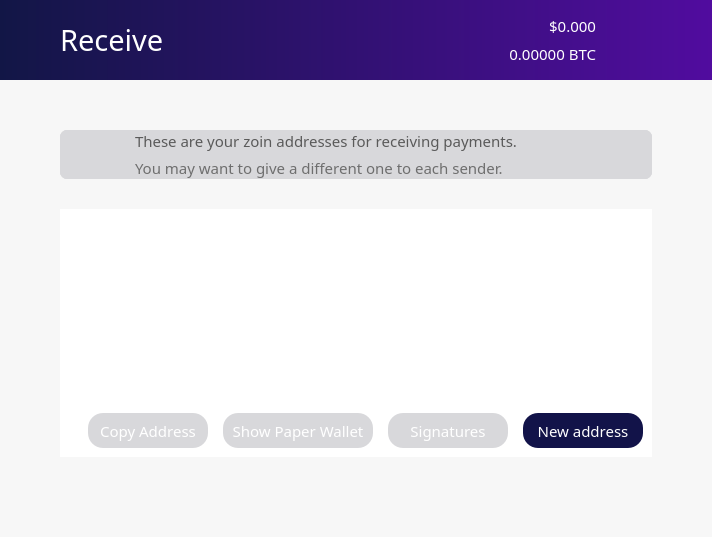
<?xml version="1.0" encoding="UTF-8"?>
<ui version="4.0">
 <class>ReceiveCoinsDialog</class>
 <widget class="QWidget" name="ReceiveCoinsDialog">
  <property name="geometry">
   <rect>
    <x>0</x>
    <y>0</y>
    <width>712</width>
    <height>537</height>
   </rect>
  </property>
  <property name="sizePolicy">
   <sizepolicy hsizetype="Preferred" vsizetype="Preferred">
    <horstretch>0</horstretch>
    <verstretch>0</verstretch>
   </sizepolicy>
  </property>
  <property name="minimumSize">
   <size>
    <width>0</width>
    <height>0</height>
   </size>
  </property>
  <property name="palette">
   <palette>
    <active>
     <colorrole role="WindowText">
      <brush brushstyle="SolidPattern">
       <color alpha="255">
        <red>0</red>
        <green>0</green>
        <blue>0</blue>
       </color>
      </brush>
     </colorrole>
     <colorrole role="Button">
      <brush brushstyle="SolidPattern">
       <color alpha="250">
        <red>247</red>
        <green>247</green>
        <blue>247</blue>
       </color>
      </brush>
     </colorrole>
     <colorrole role="Midlight">
      <brush brushstyle="SolidPattern">
       <color alpha="255">
        <red>255</red>
        <green>255</green>
        <blue>255</blue>
       </color>
      </brush>
     </colorrole>
     <colorrole role="Dark">
      <brush brushstyle="SolidPattern">
       <color alpha="255">
        <red>225</red>
        <green>225</green>
        <blue>225</blue>
       </color>
      </brush>
     </colorrole>
     <colorrole role="Mid">
      <brush brushstyle="SolidPattern">
       <color alpha="255">
        <red>0</red>
        <green>0</green>
        <blue>255</blue>
       </color>
      </brush>
     </colorrole>
     <colorrole role="Text">
      <brush brushstyle="SolidPattern">
       <color alpha="255">
        <red>0</red>
        <green>0</green>
        <blue>0</blue>
       </color>
      </brush>
     </colorrole>
     <colorrole role="BrightText">
      <brush brushstyle="SolidPattern">
       <color alpha="255">
        <red>255</red>
        <green>128</green>
        <blue>0</blue>
       </color>
      </brush>
     </colorrole>
     <colorrole role="ButtonText">
      <brush brushstyle="SolidPattern">
       <color alpha="255">
        <red>0</red>
        <green>0</green>
        <blue>0</blue>
       </color>
      </brush>
     </colorrole>
     <colorrole role="Base">
      <brush brushstyle="SolidPattern">
       <color alpha="250">
        <red>247</red>
        <green>247</green>
        <blue>247</blue>
       </color>
      </brush>
     </colorrole>
     <colorrole role="Window">
      <brush brushstyle="SolidPattern">
       <color alpha="250">
        <red>247</red>
        <green>247</green>
        <blue>247</blue>
       </color>
      </brush>
     </colorrole>
    </active>
    <inactive>
     <colorrole role="WindowText">
      <brush brushstyle="SolidPattern">
       <color alpha="255">
        <red>0</red>
        <green>0</green>
        <blue>0</blue>
       </color>
      </brush>
     </colorrole>
     <colorrole role="Button">
      <brush brushstyle="SolidPattern">
       <color alpha="250">
        <red>247</red>
        <green>247</green>
        <blue>247</blue>
       </color>
      </brush>
     </colorrole>
     <colorrole role="Midlight">
      <brush brushstyle="SolidPattern">
       <color alpha="255">
        <red>255</red>
        <green>255</green>
        <blue>255</blue>
       </color>
      </brush>
     </colorrole>
     <colorrole role="Dark">
      <brush brushstyle="SolidPattern">
       <color alpha="255">
        <red>225</red>
        <green>225</green>
        <blue>225</blue>
       </color>
      </brush>
     </colorrole>
     <colorrole role="Mid">
      <brush brushstyle="SolidPattern">
       <color alpha="255">
        <red>0</red>
        <green>0</green>
        <blue>255</blue>
       </color>
      </brush>
     </colorrole>
     <colorrole role="Text">
      <brush brushstyle="SolidPattern">
       <color alpha="255">
        <red>0</red>
        <green>0</green>
        <blue>0</blue>
       </color>
      </brush>
     </colorrole>
     <colorrole role="BrightText">
      <brush brushstyle="SolidPattern">
       <color alpha="255">
        <red>255</red>
        <green>128</green>
        <blue>0</blue>
       </color>
      </brush>
     </colorrole>
     <colorrole role="ButtonText">
      <brush brushstyle="SolidPattern">
       <color alpha="255">
        <red>0</red>
        <green>0</green>
        <blue>0</blue>
       </color>
      </brush>
     </colorrole>
     <colorrole role="Base">
      <brush brushstyle="SolidPattern">
       <color alpha="250">
        <red>247</red>
        <green>247</green>
        <blue>247</blue>
       </color>
      </brush>
     </colorrole>
     <colorrole role="Window">
      <brush brushstyle="SolidPattern">
       <color alpha="250">
        <red>247</red>
        <green>247</green>
        <blue>247</blue>
       </color>
      </brush>
     </colorrole>
    </inactive>
    <disabled>
     <colorrole role="WindowText">
      <brush brushstyle="SolidPattern">
       <color alpha="255">
        <red>225</red>
        <green>225</green>
        <blue>225</blue>
       </color>
      </brush>
     </colorrole>
     <colorrole role="Button">
      <brush brushstyle="SolidPattern">
       <color alpha="250">
        <red>247</red>
        <green>247</green>
        <blue>247</blue>
       </color>
      </brush>
     </colorrole>
     <colorrole role="Midlight">
      <brush brushstyle="SolidPattern">
       <color alpha="255">
        <red>255</red>
        <green>255</green>
        <blue>255</blue>
       </color>
      </brush>
     </colorrole>
     <colorrole role="Dark">
      <brush brushstyle="SolidPattern">
       <color alpha="255">
        <red>225</red>
        <green>225</green>
        <blue>225</blue>
       </color>
      </brush>
     </colorrole>
     <colorrole role="Mid">
      <brush brushstyle="SolidPattern">
       <color alpha="255">
        <red>0</red>
        <green>0</green>
        <blue>255</blue>
       </color>
      </brush>
     </colorrole>
     <colorrole role="Text">
      <brush brushstyle="SolidPattern">
       <color alpha="255">
        <red>225</red>
        <green>225</green>
        <blue>225</blue>
       </color>
      </brush>
     </colorrole>
     <colorrole role="BrightText">
      <brush brushstyle="SolidPattern">
       <color alpha="255">
        <red>255</red>
        <green>128</green>
        <blue>0</blue>
       </color>
      </brush>
     </colorrole>
     <colorrole role="ButtonText">
      <brush brushstyle="SolidPattern">
       <color alpha="255">
        <red>225</red>
        <green>225</green>
        <blue>225</blue>
       </color>
      </brush>
     </colorrole>
     <colorrole role="Base">
      <brush brushstyle="SolidPattern">
       <color alpha="250">
        <red>247</red>
        <green>247</green>
        <blue>247</blue>
       </color>
      </brush>
     </colorrole>
     <colorrole role="Window">
      <brush brushstyle="SolidPattern">
       <color alpha="250">
        <red>247</red>
        <green>247</green>
        <blue>247</blue>
       </color>
      </brush>
     </colorrole>
    </disabled>
   </palette>
  </property>
  <property name="font">
   <font>
    <family>Snell Roundhand</family>
   </font>
  </property>
  <property name="windowTitle">
   <string>Form</string>
  </property>
  <property name="autoFillBackground">
   <bool>false</bool>
  </property>
  <property name="styleSheet">
   <string notr="true">background-color:rgba(247, 247, 247, 250);
border:0;
</string>
  </property>
  <layout class="QVBoxLayout" name="topLayout">
   <property name="spacing">
    <number>0</number>
   </property>
   <property name="leftMargin">
    <number>0</number>
   </property>
   <property name="topMargin">
    <number>0</number>
   </property>
   <property name="rightMargin">
    <number>0</number>
   </property>
   <property name="bottomMargin">
    <number>0</number>
   </property>
   <item>
    <layout class="QHBoxLayout" name="horizontalLayout" stretch="0">
     <property name="spacing">
      <number>0</number>
     </property>
     <item>
      <layout class="QVBoxLayout" name="verticalLayout_2" stretch="0,0,0">
       <item>
        <layout class="QHBoxLayout" name="Nav">
         <property name="spacing">
          <number>0</number>
         </property>
         <property name="sizeConstraint">
          <enum>QLayout::SetDefaultConstraint</enum>
         </property>
         <property name="topMargin">
          <number>0</number>
         </property>
         <item>
          <widget class="QFrame" name="NavBar">
           <property name="sizePolicy">
            <sizepolicy hsizetype="Preferred" vsizetype="Preferred">
             <horstretch>0</horstretch>
             <verstretch>0</verstretch>
            </sizepolicy>
           </property>
           <property name="minimumSize">
            <size>
             <width>0</width>
             <height>80</height>
            </size>
           </property>
           <property name="maximumSize">
            <size>
             <width>16777215</width>
             <height>80</height>
            </size>
           </property>
           <property name="layoutDirection">
            <enum>Qt::LeftToRight</enum>
           </property>
           <property name="autoFillBackground">
            <bool>false</bool>
           </property>
           <property name="styleSheet">
            <string notr="true">background: QLinearGradient(x1: 0, y1: 0, x2: 1, y2: 0, stop: 0 #121646, stop: 1 #510c9f);
border:0;
</string>
           </property>
           <property name="frameShape">
            <enum>QFrame::StyledPanel</enum>
           </property>
           <property name="frameShadow">
            <enum>QFrame::Raised</enum>
           </property>
           <layout class="QHBoxLayout" name="horizontalLayout_3">
            <property name="spacing">
             <number>6</number>
            </property>
            <property name="leftMargin">
             <number>60</number>
            </property>
            <property name="topMargin">
             <number>0</number>
            </property>
            <property name="rightMargin">
             <number>60</number>
            </property>
            <property name="bottomMargin">
             <number>0</number>
            </property>
            <item>
             <widget class="QLabel" name="label_2">
              <property name="sizePolicy">
               <sizepolicy hsizetype="Preferred" vsizetype="Preferred">
                <horstretch>0</horstretch>
                <verstretch>0</verstretch>
               </sizepolicy>
              </property>
              <property name="font">
               <font>
                <family>ZoinLight</family>
                <pointsize>22</pointsize>
               </font>
              </property>
              <property name="autoFillBackground">
               <bool>false</bool>
              </property>
              <property name="styleSheet">
               <string notr="true">color:white;
background-color: rgba(255, 255, 255,0);</string>
              </property>
              <property name="text">
               <string>Receive</string>
              </property>
              <property name="indent">
               <number>0</number>
              </property>
             </widget>
            </item>
            <item>
             <layout class="QVBoxLayout" name="verticalLayout_5">
              <item>
               <widget class="QLabel" name="priceUSD">
                <property name="font">
                 <font>
                  <family>ZoinMedium</family>
                  <pointsize>11</pointsize>
                  <weight>50</weight>
                  <bold>false</bold>
                 </font>
                </property>
                <property name="styleSheet">
                 <string notr="true">background-color: rgb(0,0,0,0);
color: white;</string>
                </property>
                <property name="text">
                 <string>$0.000</string>
                </property>
                <property name="alignment">
                 <set>Qt::AlignBottom|Qt::AlignRight|Qt::AlignTrailing</set>
                </property>
               </widget>
              </item>
              <item>
               <widget class="QLabel" name="priceBTC">
                <property name="font">
                 <font>
                  <family>ZoinLight</family>
                  <pointsize>11</pointsize>
                  <weight>50</weight>
                  <bold>false</bold>
                 </font>
                </property>
                <property name="styleSheet">
                 <string notr="true">background-color: rgb(0,0,0,0);
color: white;</string>
                </property>
                <property name="text">
                 <string>0.00000 BTC</string>
                </property>
                <property name="alignment">
                 <set>Qt::AlignRight|Qt::AlignTop|Qt::AlignTrailing</set>
                </property>
               </widget>
              </item>
             </layout>
            </item>
            <item>
             <widget class="QPushButton" name="pushButton">
              <property name="maximumSize">
               <size>
                <width>50</width>
                <height>80</height>
               </size>
              </property>
              <property name="styleSheet">
               <string notr="true">background: rgb(0,0,0,0);</string>
              </property>
              <property name="text">
               <string/>
              </property>
              <property name="icon">
               <iconset>
                <normaloff>:/icons/Exports_45</normaloff>:/icons/Exports_45</iconset>
              </property>
              <property name="iconSize">
               <size>
                <width>70</width>
                <height>70</height>
               </size>
              </property>
             </widget>
            </item>
           </layout>
          </widget>
         </item>
        </layout>
       </item>
       <item>
        <widget class="QFrame" name="frame">
         <property name="palette">
          <palette>
           <active>
            <colorrole role="Button">
             <brush brushstyle="SolidPattern">
              <color alpha="250">
               <red>247</red>
               <green>247</green>
               <blue>247</blue>
              </color>
             </brush>
            </colorrole>
            <colorrole role="Base">
             <brush brushstyle="SolidPattern">
              <color alpha="250">
               <red>247</red>
               <green>247</green>
               <blue>247</blue>
              </color>
             </brush>
            </colorrole>
            <colorrole role="Window">
             <brush brushstyle="SolidPattern">
              <color alpha="250">
               <red>247</red>
               <green>247</green>
               <blue>247</blue>
              </color>
             </brush>
            </colorrole>
           </active>
           <inactive>
            <colorrole role="Button">
             <brush brushstyle="SolidPattern">
              <color alpha="250">
               <red>247</red>
               <green>247</green>
               <blue>247</blue>
              </color>
             </brush>
            </colorrole>
            <colorrole role="Base">
             <brush brushstyle="SolidPattern">
              <color alpha="250">
               <red>247</red>
               <green>247</green>
               <blue>247</blue>
              </color>
             </brush>
            </colorrole>
            <colorrole role="Window">
             <brush brushstyle="SolidPattern">
              <color alpha="250">
               <red>247</red>
               <green>247</green>
               <blue>247</blue>
              </color>
             </brush>
            </colorrole>
           </inactive>
           <disabled>
            <colorrole role="Button">
             <brush brushstyle="SolidPattern">
              <color alpha="250">
               <red>247</red>
               <green>247</green>
               <blue>247</blue>
              </color>
             </brush>
            </colorrole>
            <colorrole role="Base">
             <brush brushstyle="SolidPattern">
              <color alpha="250">
               <red>247</red>
               <green>247</green>
               <blue>247</blue>
              </color>
             </brush>
            </colorrole>
            <colorrole role="Window">
             <brush brushstyle="SolidPattern">
              <color alpha="250">
               <red>247</red>
               <green>247</green>
               <blue>247</blue>
              </color>
             </brush>
            </colorrole>
           </disabled>
          </palette>
         </property>
         <property name="styleSheet">
          <string notr="true"/>
         </property>
         <property name="frameShape">
          <enum>QFrame::NoFrame</enum>
         </property>
         <property name="frameShadow">
          <enum>QFrame::Raised</enum>
         </property>
         <property name="lineWidth">
          <number>1</number>
         </property>
         <property name="midLineWidth">
          <number>0</number>
         </property>
         <layout class="QVBoxLayout" name="verticalLayout_4">
          <property name="spacing">
           <number>0</number>
          </property>
          <property name="leftMargin">
           <number>60</number>
          </property>
          <property name="topMargin">
           <number>50</number>
          </property>
          <property name="rightMargin">
           <number>60</number>
          </property>
          <property name="bottomMargin">
           <number>0</number>
          </property>
          <item>
           <widget class="QFrame" name="balance_frame">
            <property name="enabled">
             <bool>true</bool>
            </property>
            <property name="palette">
             <palette>
              <active>
               <colorrole role="Button">
                <brush brushstyle="SolidPattern">
                 <color alpha="255">
                  <red>216</red>
                  <green>216</green>
                  <blue>219</blue>
                 </color>
                </brush>
               </colorrole>
               <colorrole role="Base">
                <brush brushstyle="SolidPattern">
                 <color alpha="255">
                  <red>216</red>
                  <green>216</green>
                  <blue>219</blue>
                 </color>
                </brush>
               </colorrole>
               <colorrole role="Window">
                <brush brushstyle="SolidPattern">
                 <color alpha="255">
                  <red>216</red>
                  <green>216</green>
                  <blue>219</blue>
                 </color>
                </brush>
               </colorrole>
              </active>
              <inactive>
               <colorrole role="Button">
                <brush brushstyle="SolidPattern">
                 <color alpha="255">
                  <red>216</red>
                  <green>216</green>
                  <blue>219</blue>
                 </color>
                </brush>
               </colorrole>
               <colorrole role="Base">
                <brush brushstyle="SolidPattern">
                 <color alpha="255">
                  <red>216</red>
                  <green>216</green>
                  <blue>219</blue>
                 </color>
                </brush>
               </colorrole>
               <colorrole role="Window">
                <brush brushstyle="SolidPattern">
                 <color alpha="255">
                  <red>216</red>
                  <green>216</green>
                  <blue>219</blue>
                 </color>
                </brush>
               </colorrole>
              </inactive>
              <disabled>
               <colorrole role="Button">
                <brush brushstyle="SolidPattern">
                 <color alpha="255">
                  <red>216</red>
                  <green>216</green>
                  <blue>219</blue>
                 </color>
                </brush>
               </colorrole>
               <colorrole role="Base">
                <brush brushstyle="SolidPattern">
                 <color alpha="255">
                  <red>216</red>
                  <green>216</green>
                  <blue>219</blue>
                 </color>
                </brush>
               </colorrole>
               <colorrole role="Window">
                <brush brushstyle="SolidPattern">
                 <color alpha="255">
                  <red>216</red>
                  <green>216</green>
                  <blue>219</blue>
                 </color>
                </brush>
               </colorrole>
              </disabled>
             </palette>
            </property>
            <property name="contextMenuPolicy">
             <enum>Qt::DefaultContextMenu</enum>
            </property>
            <property name="styleSheet">
             <string notr="true">background-color: rgb(216, 216, 219);
border:0;
border-radius:7px;
border-style:solid;</string>
            </property>
            <property name="frameShape">
             <enum>QFrame::StyledPanel</enum>
            </property>
            <property name="frameShadow">
             <enum>QFrame::Plain</enum>
            </property>
            <property name="lineWidth">
             <number>1</number>
            </property>
            <layout class="QHBoxLayout" name="horizontalLayout_4">
             <property name="spacing">
              <number>0</number>
             </property>
             <property name="sizeConstraint">
              <enum>QLayout::SetDefaultConstraint</enum>
             </property>
             <property name="leftMargin">
              <number>0</number>
             </property>
             <property name="topMargin">
              <number>0</number>
             </property>
             <property name="rightMargin">
              <number>0</number>
             </property>
             <property name="bottomMargin">
              <number>0</number>
             </property>
             <item>
              <widget class="QPushButton" name="pushButton_3">
               <property name="sizePolicy">
                <sizepolicy hsizetype="Fixed" vsizetype="Preferred">
                 <horstretch>0</horstretch>
                 <verstretch>0</verstretch>
                </sizepolicy>
               </property>
               <property name="minimumSize">
                <size>
                 <width>75</width>
                 <height>0</height>
                </size>
               </property>
               <property name="text">
                <string/>
               </property>
               <property name="icon">
                <iconset>
                 <normaloff>:/icons/Exports_47</normaloff>:/icons/Exports_47</iconset>
               </property>
               <property name="iconSize">
                <size>
                 <width>70</width>
                 <height>70</height>
                </size>
               </property>
              </widget>
             </item>
             <item>
              <layout class="QVBoxLayout" name="verticalLayout_6">
               <property name="spacing">
                <number>5</number>
               </property>
               <property name="leftMargin">
                <number>0</number>
               </property>
               <property name="topMargin">
                <number>0</number>
               </property>
               <property name="bottomMargin">
                <number>0</number>
               </property>
               <item>
                <widget class="QLabel" name="label_3">
                 <property name="enabled">
                  <bool>false</bool>
                 </property>
                 <property name="sizePolicy">
                  <sizepolicy hsizetype="Preferred" vsizetype="Preferred">
                   <horstretch>0</horstretch>
                   <verstretch>0</verstretch>
                  </sizepolicy>
                 </property>
                 <property name="font">
                  <font>
                   <family>ZoinMedium</family>
                   <pointsize>11</pointsize>
                   <weight>50</weight>
                   <bold>false</bold>
                  </font>
                 </property>
                 <property name="layoutDirection">
                  <enum>Qt::LeftToRight</enum>
                 </property>
                 <property name="autoFillBackground">
                  <bool>false</bool>
                 </property>
                 <property name="styleSheet">
                  <string notr="true">color: rgb(90, 90, 90);</string>
                 </property>
                 <property name="text">
                  <string>These are your zoin addresses for receiving payments.</string>
                 </property>
                 <property name="alignment">
                  <set>Qt::AlignBottom|Qt::AlignLeading|Qt::AlignLeft</set>
                 </property>
                 <property name="indent">
                  <number>-1</number>
                 </property>
                </widget>
               </item>
               <item>
                <widget class="QLabel" name="labelUnconfirmed">
                 <property name="enabled">
                  <bool>false</bool>
                 </property>
                 <property name="sizePolicy">
                  <sizepolicy hsizetype="Preferred" vsizetype="Preferred">
                   <horstretch>0</horstretch>
                   <verstretch>0</verstretch>
                  </sizepolicy>
                 </property>
                 <property name="font">
                  <font>
                   <family>ZoinLight</family>
                   <pointsize>11</pointsize>
                   <weight>50</weight>
                   <bold>false</bold>
                  </font>
                 </property>
                 <property name="cursor">
                  <cursorShape>IBeamCursor</cursorShape>
                 </property>
                 <property name="toolTip">
                  <string>Total of transactions that have yet to be confirmed, and do not yet count toward the current balance</string>
                 </property>
                 <property name="layoutDirection">
                  <enum>Qt::LeftToRight</enum>
                 </property>
                 <property name="styleSheet">
                  <string notr="true">color: rgb(110, 110, 110);</string>
                 </property>
                 <property name="text">
                  <string notr="true">You may want to give a different one to each sender.</string>
                 </property>
                 <property name="alignment">
                  <set>Qt::AlignLeading|Qt::AlignLeft|Qt::AlignTop</set>
                 </property>
                 <property name="textInteractionFlags">
                  <set>Qt::LinksAccessibleByMouse|Qt::TextSelectableByKeyboard|Qt::TextSelectableByMouse</set>
                 </property>
                </widget>
               </item>
              </layout>
             </item>
            </layout>
           </widget>
          </item>
          <item>
           <layout class="QVBoxLayout" name="verticalLayout_11">
            <property name="topMargin">
             <number>30</number>
            </property>
           </layout>
          </item>
          <item>
           <widget class="QFrame" name="frame_4">
            <property name="palette">
             <palette>
              <active>
               <colorrole role="Button">
                <brush brushstyle="SolidPattern">
                 <color alpha="255">
                  <red>216</red>
                  <green>216</green>
                  <blue>219</blue>
                 </color>
                </brush>
               </colorrole>
               <colorrole role="Base">
                <brush brushstyle="SolidPattern">
                 <color alpha="255">
                  <red>216</red>
                  <green>216</green>
                  <blue>219</blue>
                 </color>
                </brush>
               </colorrole>
               <colorrole role="Window">
                <brush brushstyle="SolidPattern">
                 <color alpha="255">
                  <red>216</red>
                  <green>216</green>
                  <blue>219</blue>
                 </color>
                </brush>
               </colorrole>
              </active>
              <inactive>
               <colorrole role="Button">
                <brush brushstyle="SolidPattern">
                 <color alpha="255">
                  <red>216</red>
                  <green>216</green>
                  <blue>219</blue>
                 </color>
                </brush>
               </colorrole>
               <colorrole role="Base">
                <brush brushstyle="SolidPattern">
                 <color alpha="255">
                  <red>216</red>
                  <green>216</green>
                  <blue>219</blue>
                 </color>
                </brush>
               </colorrole>
               <colorrole role="Window">
                <brush brushstyle="SolidPattern">
                 <color alpha="255">
                  <red>216</red>
                  <green>216</green>
                  <blue>219</blue>
                 </color>
                </brush>
               </colorrole>
              </inactive>
              <disabled>
               <colorrole role="Button">
                <brush brushstyle="SolidPattern">
                 <color alpha="255">
                  <red>216</red>
                  <green>216</green>
                  <blue>219</blue>
                 </color>
                </brush>
               </colorrole>
               <colorrole role="Base">
                <brush brushstyle="SolidPattern">
                 <color alpha="255">
                  <red>216</red>
                  <green>216</green>
                  <blue>219</blue>
                 </color>
                </brush>
               </colorrole>
               <colorrole role="Window">
                <brush brushstyle="SolidPattern">
                 <color alpha="255">
                  <red>216</red>
                  <green>216</green>
                  <blue>219</blue>
                 </color>
                </brush>
               </colorrole>
              </disabled>
             </palette>
            </property>
            <property name="styleSheet">
             <string notr="true">background-color: rgb(216, 216, 219);
border:0;</string>
            </property>
            <property name="frameShape">
             <enum>QFrame::StyledPanel</enum>
            </property>
            <property name="frameShadow">
             <enum>QFrame::Raised</enum>
            </property>
            <layout class="QVBoxLayout" name="verticalLayout">
             <property name="spacing">
              <number>0</number>
             </property>
             <property name="leftMargin">
              <number>0</number>
             </property>
             <property name="topMargin">
              <number>0</number>
             </property>
             <property name="rightMargin">
              <number>0</number>
             </property>
             <property name="bottomMargin">
              <number>0</number>
             </property>
             <item>
              <widget class="QTableView" name="tableView">
               <property name="palette">
                <palette>
                 <active>
                  <colorrole role="Button">
                   <brush brushstyle="SolidPattern">
                    <color alpha="255">
                     <red>255</red>
                     <green>255</green>
                     <blue>255</blue>
                    </color>
                   </brush>
                  </colorrole>
                  <colorrole role="Base">
                   <brush brushstyle="SolidPattern">
                    <color alpha="255">
                     <red>255</red>
                     <green>255</green>
                     <blue>255</blue>
                    </color>
                   </brush>
                  </colorrole>
                  <colorrole role="Window">
                   <brush brushstyle="SolidPattern">
                    <color alpha="255">
                     <red>255</red>
                     <green>255</green>
                     <blue>255</blue>
                    </color>
                   </brush>
                  </colorrole>
                 </active>
                 <inactive>
                  <colorrole role="Button">
                   <brush brushstyle="SolidPattern">
                    <color alpha="255">
                     <red>255</red>
                     <green>255</green>
                     <blue>255</blue>
                    </color>
                   </brush>
                  </colorrole>
                  <colorrole role="Base">
                   <brush brushstyle="SolidPattern">
                    <color alpha="255">
                     <red>255</red>
                     <green>255</green>
                     <blue>255</blue>
                    </color>
                   </brush>
                  </colorrole>
                  <colorrole role="Window">
                   <brush brushstyle="SolidPattern">
                    <color alpha="255">
                     <red>255</red>
                     <green>255</green>
                     <blue>255</blue>
                    </color>
                   </brush>
                  </colorrole>
                 </inactive>
                 <disabled>
                  <colorrole role="Button">
                   <brush brushstyle="SolidPattern">
                    <color alpha="255">
                     <red>255</red>
                     <green>255</green>
                     <blue>255</blue>
                    </color>
                   </brush>
                  </colorrole>
                  <colorrole role="Base">
                   <brush brushstyle="SolidPattern">
                    <color alpha="255">
                     <red>255</red>
                     <green>255</green>
                     <blue>255</blue>
                    </color>
                   </brush>
                  </colorrole>
                  <colorrole role="Window">
                   <brush brushstyle="SolidPattern">
                    <color alpha="255">
                     <red>255</red>
                     <green>255</green>
                     <blue>255</blue>
                    </color>
                   </brush>
                  </colorrole>
                 </disabled>
                </palette>
               </property>
               <property name="font">
                <font>
                 <family>ZoinRegular</family>
                 <pointsize>12</pointsize>
                </font>
               </property>
               <property name="styleSheet">
                <string notr="true">background-color: rgb(255, 255, 255);
border:0;</string>
               </property>
               <property name="lineWidth">
                <number>0</number>
               </property>
               <property name="showDropIndicator" stdset="0">
                <bool>false</bool>
               </property>
               <property name="selectionBehavior">
                <enum>QAbstractItemView::SelectRows</enum>
               </property>
               <property name="showGrid">
                <bool>false</bool>
               </property>
               <property name="gridStyle">
                <enum>Qt::NoPen</enum>
               </property>
               <property name="wordWrap">
                <bool>false</bool>
               </property>
               <property name="cornerButtonEnabled">
                <bool>false</bool>
               </property>
               <attribute name="horizontalHeaderVisible">
                <bool>true</bool>
               </attribute>
               <attribute name="verticalHeaderVisible">
                <bool>false</bool>
               </attribute>
              </widget>
             </item>
             <item>
              <widget class="QFrame" name="frame_3">
               <property name="styleSheet">
                <string notr="true">color:white;
background-color: rgb(255,255,255);
border:0;
</string>
               </property>
               <property name="frameShape">
                <enum>QFrame::StyledPanel</enum>
               </property>
               <property name="frameShadow">
                <enum>QFrame::Raised</enum>
               </property>
               <layout class="QHBoxLayout" name="horizontalLayout_5">
                <property name="spacing">
                 <number>15</number>
                </property>
                <item>
                 <spacer name="horizontalSpacer">
                  <property name="orientation">
                   <enum>Qt::Horizontal</enum>
                  </property>
                  <property name="sizeHint" stdset="0">
                   <size>
                    <width>40</width>
                    <height>20</height>
                   </size>
                  </property>
                 </spacer>
                </item>
                <item>
                 <widget class="QPushButton" name="copyAddress">
                  <property name="sizePolicy">
                   <sizepolicy hsizetype="Fixed" vsizetype="Fixed">
                    <horstretch>0</horstretch>
                    <verstretch>0</verstretch>
                   </sizepolicy>
                  </property>
                  <property name="font">
                   <font>
                    <family>ZoinRegular</family>
                    <pointsize>11</pointsize>
                    <weight>50</weight>
                    <bold>false</bold>
                   </font>
                  </property>
                  <property name="styleSheet">
                   <string notr="true">background-color: rgb(216, 216, 219);
color: white;
border-radius:15px;
height:35px;
width:120px;
border-color:gray;
border-width:0px;
border-style:solid;</string>
                  </property>
                  <property name="text">
                   <string>Copy Address</string>
                  </property>
                 </widget>
                </item>
                <item>
                 <widget class="QPushButton" name="showPaperWallet">
                  <property name="sizePolicy">
                   <sizepolicy hsizetype="Fixed" vsizetype="Fixed">
                    <horstretch>0</horstretch>
                    <verstretch>0</verstretch>
                   </sizepolicy>
                  </property>
                  <property name="minimumSize">
                   <size>
                    <width>150</width>
                    <height>0</height>
                   </size>
                  </property>
                  <property name="font">
                   <font>
                    <family>ZoinRegular</family>
                    <pointsize>11</pointsize>
                    <weight>50</weight>
                    <bold>false</bold>
                   </font>
                  </property>
                  <property name="styleSheet">
                   <string notr="true">background-color: rgb(216, 216, 219);
color: white;
border-radius:15px;
height:35px;
width:120px;
border-color:gray;
border-width:0px;
border-style:solid;</string>
                  </property>
                  <property name="text">
                   <string>Show Paper Wallet</string>
                  </property>
                 </widget>
                </item>
                <item>
                 <widget class="QPushButton" name="signMessage">
                  <property name="sizePolicy">
                   <sizepolicy hsizetype="Fixed" vsizetype="Fixed">
                    <horstretch>0</horstretch>
                    <verstretch>0</verstretch>
                   </sizepolicy>
                  </property>
                  <property name="font">
                   <font>
                    <family>ZoinRegular</family>
                    <pointsize>11</pointsize>
                    <weight>50</weight>
                    <bold>false</bold>
                   </font>
                  </property>
                  <property name="styleSheet">
                   <string notr="true">background-color: rgb(216, 216, 219);
color: white;
border-radius:15px;
height:35px;
width:120px;
border-color:gray;
border-width:0px;
border-style:solid;</string>
                  </property>
                  <property name="text">
                   <string>Signatures</string>
                  </property>
                 </widget>
                </item>
                <item>
                 <widget class="QPushButton" name="newAddress">
                  <property name="sizePolicy">
                   <sizepolicy hsizetype="Fixed" vsizetype="Fixed">
                    <horstretch>0</horstretch>
                    <verstretch>0</verstretch>
                   </sizepolicy>
                  </property>
                  <property name="font">
                   <font>
                    <family>ZoinRegular</family>
                    <pointsize>11</pointsize>
                    <weight>50</weight>
                    <bold>false</bold>
                   </font>
                  </property>
                  <property name="styleSheet">
                   <string notr="true">background-color: #121349;
color: white;
border-radius:15px;
height:35px;
width:120px;
border-color:gray;
border-width:0px;
border-style:solid;
</string>
                  </property>
                  <property name="text">
                   <string>New address</string>
                  </property>
                 </widget>
                </item>
               </layout>
              </widget>
             </item>
            </layout>
           </widget>
          </item>
          <item>
           <layout class="QHBoxLayout" name="horizontalLayout_7">
            <property name="spacing">
             <number>0</number>
            </property>
            <property name="topMargin">
             <number>0</number>
            </property>
            <item>
             <spacer name="horizontalSpacer_2">
              <property name="orientation">
               <enum>Qt::Horizontal</enum>
              </property>
              <property name="sizeHint" stdset="0">
               <size>
                <width>40</width>
                <height>20</height>
               </size>
              </property>
             </spacer>
            </item>
           </layout>
          </item>
         </layout>
        </widget>
       </item>
       <item>
        <widget class="QWidget" name="StatusBar" native="true">
         <property name="sizePolicy">
          <sizepolicy hsizetype="Preferred" vsizetype="Preferred">
           <horstretch>0</horstretch>
           <verstretch>0</verstretch>
          </sizepolicy>
         </property>
         <property name="minimumSize">
          <size>
           <width>0</width>
           <height>0</height>
          </size>
         </property>
         <property name="styleSheet">
          <string notr="true">background-color:rgba(247, 247, 247, 250);</string>
         </property>
         <layout class="QHBoxLayout" name="horizontalLayout_8">
          <property name="spacing">
           <number>10</number>
          </property>
          <property name="leftMargin">
           <number>60</number>
          </property>
          <property name="topMargin">
           <number>30</number>
          </property>
          <property name="rightMargin">
           <number>60</number>
          </property>
          <property name="bottomMargin">
           <number>30</number>
          </property>
          <item>
           <layout class="QVBoxLayout" name="statusText">
            <property name="spacing">
             <number>0</number>
            </property>
            <property name="topMargin">
             <number>0</number>
            </property>
            <property name="bottomMargin">
             <number>0</number>
            </property>
           </layout>
          </item>
          <item>
           <layout class="QHBoxLayout" name="statusBar">
            <property name="topMargin">
             <number>0</number>
            </property>
            <property name="bottomMargin">
             <number>0</number>
            </property>
           </layout>
          </item>
         </layout>
        </widget>
       </item>
      </layout>
     </item>
    </layout>
   </item>
  </layout>
 </widget>
 <resources>
  <include location="../bitcoin.qrc"/>
 </resources>
 <connections/>
</ui>
